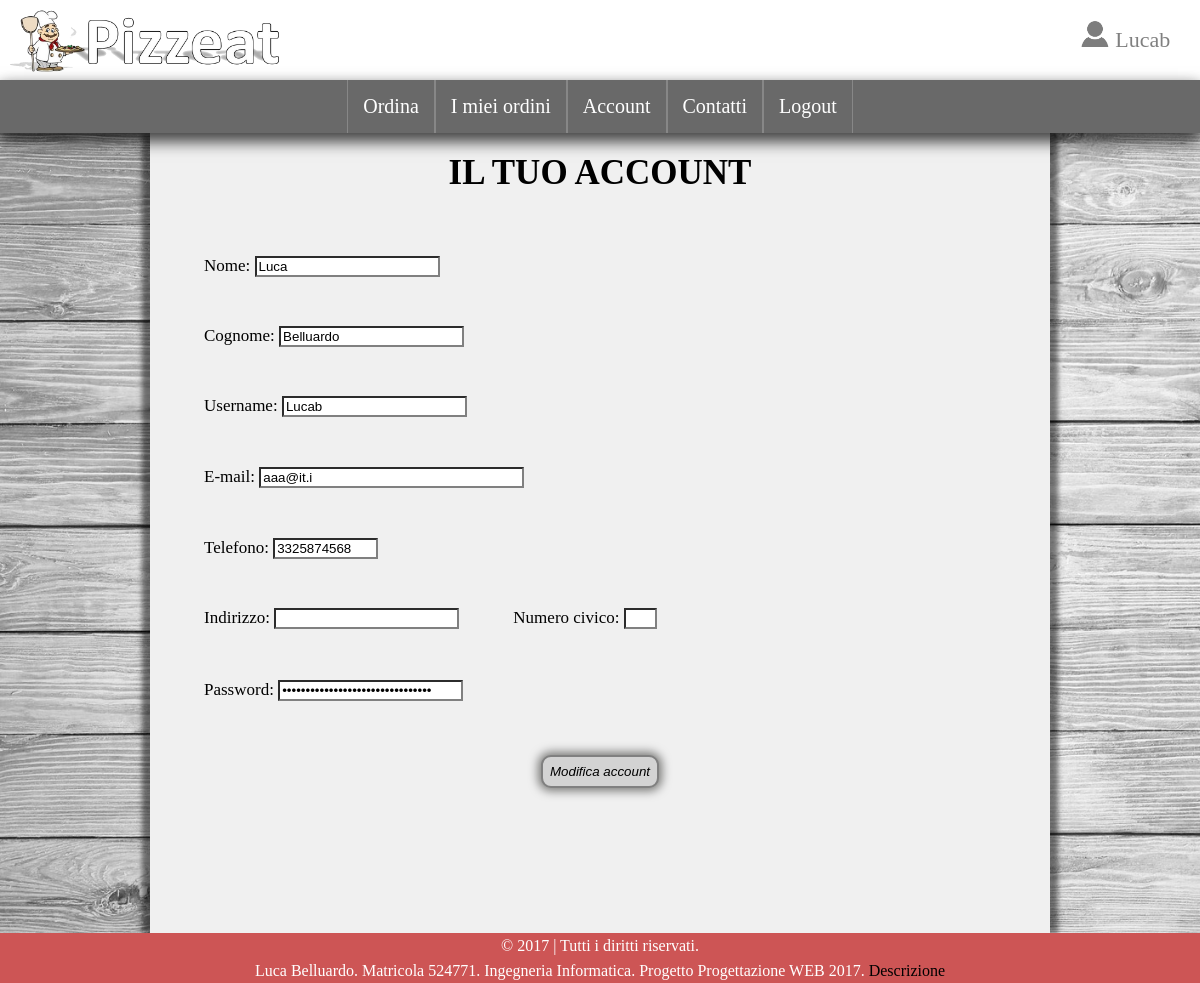
The page /index.php?p=account (signed in) on the database its author committed.
### tables this page shows
CREATE TABLE `account` (
  `IDAccount` int(10) NOT NULL,
  `Username` varchar(50) NOT NULL,
  `Nome` varchar(50) NOT NULL,
  `Cognome` varchar(50) NOT NULL,
  `Email` varchar(100) NOT NULL,
  `Telefono` varchar(10) NOT NULL,
  `Indirizzo` varchar(100) DEFAULT NULL,
  `Civico` varchar(50) DEFAULT NULL,
  `Password` varchar(32) NOT NULL,
  `Admin` tinyint(1) DEFAULT NULL
);

### php/account.php (the view, shortened to what this page needs)
<?php
	if(!isset($_SESSION['username'])) {
?>
		<script>login()</script>
<?php
	}
	else {
?>
<div id="account">
	<h1>IL TUO ACCOUNT</h1>
	<?php
		$username=$_SESSION['username'];
		$utente=mysqli_query($conn, "SELECT * FROM account WHERE Username='$username'");
		$dati=mysqli_fetch_array($utente, MYSQLI_ASSOC);
	?>
	<form class="registrati" action="php/modificaaccount.php" method="POST">
		<label>
			Nome:
			<input type="text" value="<?php if(isset($n)) echo $n; else echo $dati['Nome']?>" name="nome" pattern="[a-zA-Z\s]+" required>
		</label>
		<label>
			Cognome:
			<input type="text" value="<?php if(isset($n)) echo $c; else echo $dati['Cognome']?>" name="cognome" pattern="[a-zA-Z\s]+" required>
		</label>
		<label>
			Username:
			<input type="text" value="<?php if(isset($n)) echo $u; else echo $dati['Username']?>" name="username" pattern=".{5,}" required>
		</label>
		<label>
			E-mail:
			<input  type="email" value="<?php if(isset($n)) echo $e; else echo $dati['Email']?>" name="email" size="30" required>
		</label>
		<label>
			Telefono:
			<input type="text" value="<?php if(isset($n)) echo $t; else echo $dati['Telefono']?>" size="10" maxlength="10" name="telefono" pattern="[0-9]{9,10}" required>
		</label>
		<div id="indirizzo">
			<label>
				Indirizzo:
				<input type="text" value="<?php if(isset($n)) echo $i; else echo $dati['Indirizzo']?>" name="indirizzo">
			</label>
			<label>
				Numero civico:
				<input type="text" size="1" value="<?php if(isset($n)) echo $ci; else echo $dati['Civico']?>"name="civico">
			</label>
		</div><br><br><br><br>
		<label>
			Password:
			<input type="password" value="<?php echo md5($dati['Password'])?>" name="password" pattern="[a-zA-Z0-9\s]{4,}" required>
		</label>
		<input type="submit" class="tasto" name="invia" value="Modifica account">
	</form>
</div>
<?php
	}
?>

### css/stile.css (style rules this page uses)
html { height: 100%; }
body { margin: 0px; height: 100%; background-image: url('../immagini/background.jpg'); background-attachment: fixed; background-size: cover; }
label { font-size: 17px; display: block; }
input { border: 2px inset grey; background-color: white; }
.registrati { padding: 2% 0% 3%; background: #F0F0F0; overflow: hidden; }
.registrati label { margin-left: 6%; line-height: 70px; }
#indirizzo label { float: left; }
.tasto { border: 2px solid grey; margin: 30px auto 0px; display: block; padding: 7px; border-radius: 10px; background-color: lightgray; font-style: italic; box-shadow: rgba(5, 5, 0, 0.5) 0px 0px 10px 3px; }
#account { margin: 0px; background: #F0F0F0; padding: 0px 0px; overflow: hidden; }
#account h1 { width: 50%; margin: 20px auto; text-align: center; font-size: 35px; }

### rows shown on the page
account: nome "Luca", cognome "Belluardo", username "Lucab", email "aaa@it.i", telefono "3325874568"

### other values the page prints
$_SESSION['username'] "Lucab"
